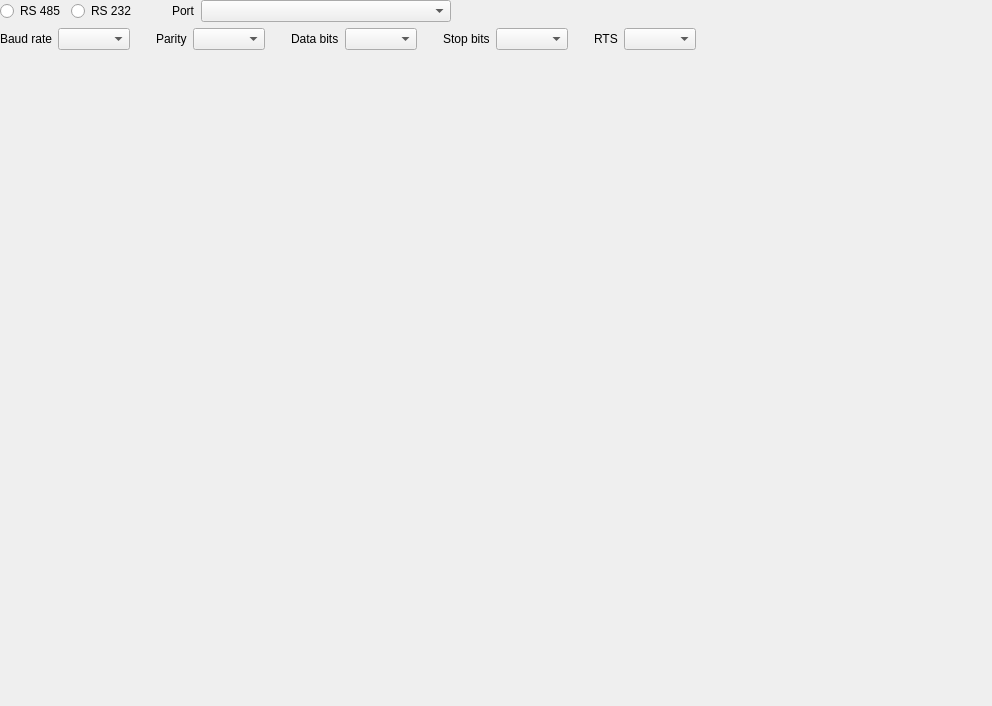
<?xml version="1.0" encoding="UTF-8"?>
<ui version="4.0">
 <class>RTUWidget</class>
 <widget class="QWidget" name="RTUWidget">
  <property name="geometry">
   <rect>
    <x>0</x>
    <y>0</y>
    <width>992</width>
    <height>706</height>
   </rect>
  </property>
  <property name="windowTitle">
   <string>MainWindow</string>
  </property>
  <layout class="QVBoxLayout" name="verticalLayout_6">
   <property name="leftMargin">
    <number>0</number>
   </property>
   <property name="topMargin">
    <number>0</number>
   </property>
   <property name="rightMargin">
    <number>0</number>
   </property>
   <property name="bottomMargin">
    <number>0</number>
   </property>
   <item>
    <layout class="QVBoxLayout" name="verticalLayout">
     <item>
      <layout class="QHBoxLayout" name="layout_RTU">
       <item>
        <layout class="QHBoxLayout" name="horizontalLayout">
         <item>
          <widget class="QRadioButton" name="radioButton_RS485">
           <property name="text">
            <string>RS 485</string>
           </property>
          </widget>
         </item>
         <item>
          <widget class="QRadioButton" name="radioButton_RS232">
           <property name="text">
            <string>RS 232</string>
           </property>
          </widget>
         </item>
        </layout>
       </item>
       <item>
        <spacer name="horizontalSpacer_7">
         <property name="orientation">
          <enum>Qt::Horizontal</enum>
         </property>
         <property name="sizeType">
          <enum>QSizePolicy::Fixed</enum>
         </property>
         <property name="sizeHint" stdset="0">
          <size>
           <width>30</width>
           <height>20</height>
          </size>
         </property>
        </spacer>
       </item>
       <item>
        <widget class="QLabel" name="label_2">
         <property name="text">
          <string>Port</string>
         </property>
        </widget>
       </item>
       <item>
        <widget class="QComboBox" name="comboBox_SerialDevice">
         <property name="minimumSize">
          <size>
           <width>250</width>
           <height>0</height>
          </size>
         </property>
        </widget>
       </item>
       <item>
        <spacer name="horizontalSpacer_3">
         <property name="orientation">
          <enum>Qt::Horizontal</enum>
         </property>
         <property name="sizeType">
          <enum>QSizePolicy::Fixed</enum>
         </property>
         <property name="sizeHint" stdset="0">
          <size>
           <width>20</width>
           <height>20</height>
          </size>
         </property>
        </spacer>
       </item>
       <item>
        <spacer name="horizontalSpacer_2">
         <property name="orientation">
          <enum>Qt::Horizontal</enum>
         </property>
         <property name="sizeHint" stdset="0">
          <size>
           <width>40</width>
           <height>20</height>
          </size>
         </property>
        </spacer>
       </item>
      </layout>
     </item>
     <item>
      <layout class="QHBoxLayout" name="horizontalLayout_5">
       <item>
        <widget class="QLabel" name="label_9">
         <property name="text">
          <string>Baud rate</string>
         </property>
        </widget>
       </item>
       <item>
        <widget class="QComboBox" name="comboBox_BaudRate"/>
       </item>
       <item>
        <spacer name="horizontalSpacer_11">
         <property name="orientation">
          <enum>Qt::Horizontal</enum>
         </property>
         <property name="sizeType">
          <enum>QSizePolicy::Fixed</enum>
         </property>
         <property name="sizeHint" stdset="0">
          <size>
           <width>20</width>
           <height>20</height>
          </size>
         </property>
        </spacer>
       </item>
       <item>
        <widget class="QLabel" name="label_10">
         <property name="text">
          <string>Parity</string>
         </property>
        </widget>
       </item>
       <item>
        <widget class="QComboBox" name="comboBox_Parity"/>
       </item>
       <item>
        <spacer name="horizontalSpacer_12">
         <property name="orientation">
          <enum>Qt::Horizontal</enum>
         </property>
         <property name="sizeType">
          <enum>QSizePolicy::Fixed</enum>
         </property>
         <property name="sizeHint" stdset="0">
          <size>
           <width>20</width>
           <height>20</height>
          </size>
         </property>
        </spacer>
       </item>
       <item>
        <widget class="QLabel" name="label_11">
         <property name="text">
          <string>Data bits</string>
         </property>
        </widget>
       </item>
       <item>
        <widget class="QComboBox" name="comboBox_DataBits"/>
       </item>
       <item>
        <spacer name="horizontalSpacer_13">
         <property name="orientation">
          <enum>Qt::Horizontal</enum>
         </property>
         <property name="sizeType">
          <enum>QSizePolicy::Fixed</enum>
         </property>
         <property name="sizeHint" stdset="0">
          <size>
           <width>20</width>
           <height>20</height>
          </size>
         </property>
        </spacer>
       </item>
       <item>
        <widget class="QLabel" name="label_12">
         <property name="text">
          <string>Stop bits</string>
         </property>
        </widget>
       </item>
       <item>
        <widget class="QComboBox" name="comboBox_StopBits"/>
       </item>
       <item>
        <spacer name="horizontalSpacer">
         <property name="orientation">
          <enum>Qt::Horizontal</enum>
         </property>
         <property name="sizeType">
          <enum>QSizePolicy::Fixed</enum>
         </property>
         <property name="sizeHint" stdset="0">
          <size>
           <width>20</width>
           <height>20</height>
          </size>
         </property>
        </spacer>
       </item>
       <item>
        <widget class="QLabel" name="label">
         <property name="text">
          <string>RTS</string>
         </property>
        </widget>
       </item>
       <item>
        <widget class="QComboBox" name="comboBox_RTS"/>
       </item>
       <item>
        <spacer name="horizontalSpacer_10">
         <property name="orientation">
          <enum>Qt::Horizontal</enum>
         </property>
         <property name="sizeHint" stdset="0">
          <size>
           <width>40</width>
           <height>20</height>
          </size>
         </property>
        </spacer>
       </item>
      </layout>
     </item>
     <item>
      <spacer name="verticalSpacer">
       <property name="orientation">
        <enum>Qt::Vertical</enum>
       </property>
       <property name="sizeHint" stdset="0">
        <size>
         <width>20</width>
         <height>40</height>
        </size>
       </property>
      </spacer>
     </item>
    </layout>
   </item>
  </layout>
 </widget>
 <resources/>
 <connections/>
</ui>
